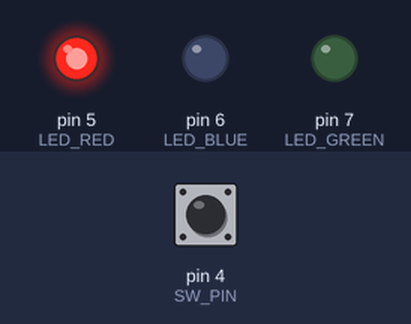
A sketch run on a simulated Arduino Uno, built with avr-gcc and run on an emulated ATmega328P. Parts: output pins drawn as LEDs (lit = HIGH). Inputs (shaded band) come from the test bench; at power-on: pin 4 (SW_PIN) HIGH.

Above: at 1.2 s.
1.3 s: pin 4 (SW_PIN) pulled LOW for 1 s
At 3.4 s:
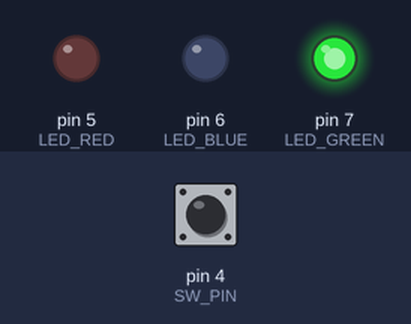
4.3 s: pin 4 (SW_PIN) pulled LOW for 0.15 s
At 5.1 s:
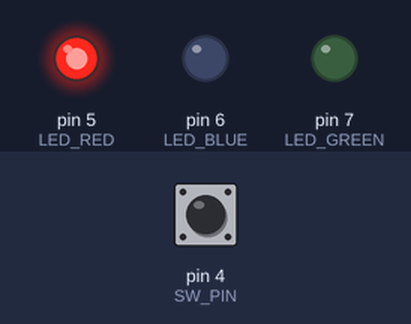
5.9 s: pin 4 (SW_PIN) pulled LOW for 3.2 s
At 9.8 s:
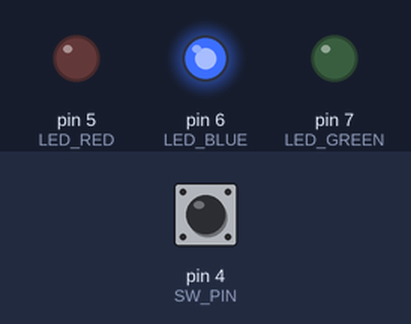
Timing chart, 0 to 11.3 s (numbered marks = the images above; inputs shaded):
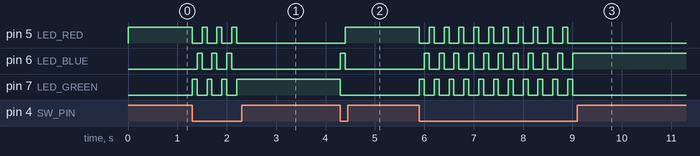

Measured:
- after the input at 1.3 s, pin 5 (LED_RED): alternates HIGH for 0.10 s and LOW for 0.20 s, 7 changes in all, then stays LOW, starting at once; pin 6 (LED_BLUE): alternates HIGH for 0.10 s and LOW for 0.20 s, 6 changes in all, then stays LOW, starting after 0.10 s
- after the input at 4.3 s, pin 5 (LED_RED): LOW → HIGH after 0.10 s; pin 6 (LED_BLUE): LOW → HIGH at once, → LOW 0.10 s later; pin 7 (LED_GREEN): HIGH → LOW at once
- after the input at 5.9 s, pin 5 (LED_RED): alternates HIGH for 0.10 s and LOW for 0.20 s, 21 changes in all, then stays LOW, starting at once; pin 6 (LED_BLUE): alternates HIGH for 0.10 s and LOW for 0.20 s, 21 changes in all, then stays HIGH, starting after 0.10 s

The sketch:

FULL_LED_SW.ino
```cpp
#define LED_RED 5
#define LED_BLUE 6
#define LED_GREEN 7
#define SW_PIN  4

typedef enum {
  RED,
  GREEN,
  BLUE,
}LED_COLOR;

void color_change(bool red, bool green, bool blue)
{
  digitalWrite(LED_RED, red);
  digitalWrite(LED_GREEN, green);
  digitalWrite(LED_BLUE, blue);
}

void color_set(LED_COLOR color_num){
  switch(color_num){
    case RED:
      color_change(HIGH, LOW, LOW);
      break;
    case GREEN:
      color_change(LOW, HIGH, LOW);
      break;
    case BLUE:
      color_change(LOW, LOW, HIGH);
      break;
    default:
      color_change(HIGH, LOW, LOW);
  }
}

void setup() {
  pinMode(LED_RED, OUTPUT);
  pinMode(LED_BLUE, OUTPUT);
  pinMode(LED_GREEN, OUTPUT);
  pinMode(SW_PIN, INPUT_PULLUP);
}

void loop() {

  static LED_COLOR led_mode = RED;
  if(digitalRead(SW_PIN) == LOW)
  {
    if(led_mode == RED){
      led_mode = GREEN;
    }
    else if(led_mode == GREEN){
      led_mode = BLUE;
    }
    else{
      led_mode = RED;
    }
  }

  color_set(led_mode);

  delay(100);
}
```
